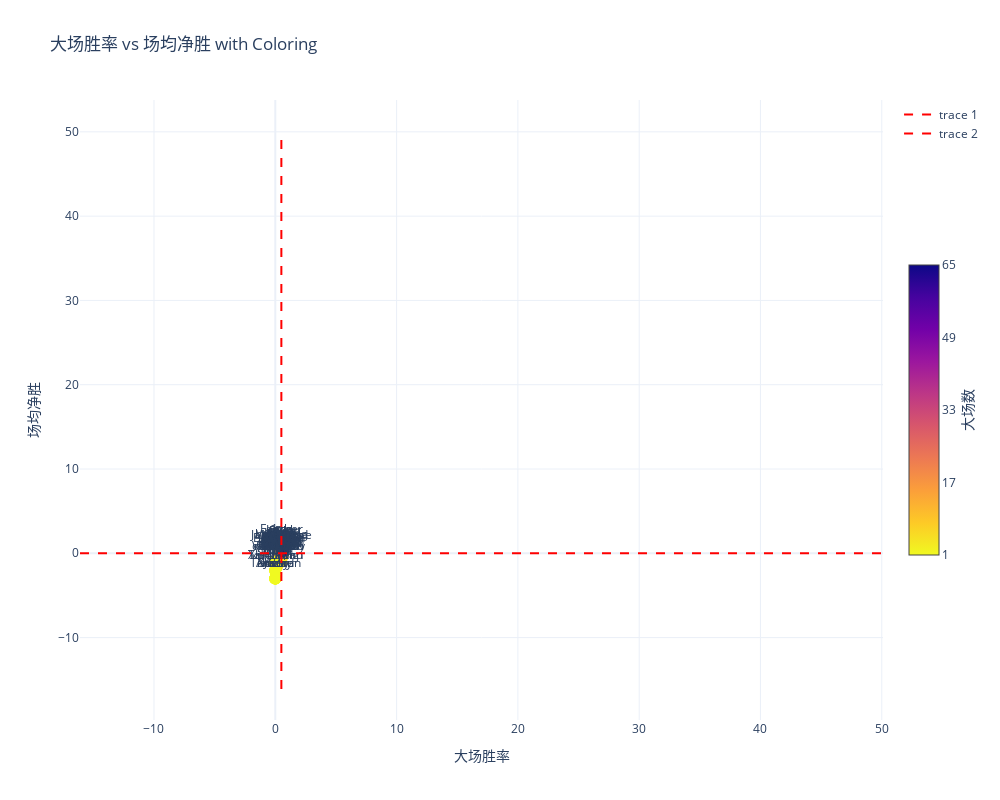

This figure's notebook cell:
### Code cell
# 替换 Y 轴为场均净胜
fig = go.Figure()

fig.add_trace(go.Scatter(
    x=net_win["大场胜率"],
    y=net_win["场均净胜"],
    mode='markers+text',
    text=net_win["姓名"],
    textposition='top center',
    marker=dict(
        size=12,
        color=net_win["大场数"],  # 颜色仍然使用大场胜率
        colorscale='Plasma_r',
        cmin=net_win["大场数"].min(),
        cmax=net_win["大场数"].max(),
        showscale=True,
        colorbar=dict(
            title="大场数",
            titleside='right',
            titlefont=dict(size=14),
            tickvals=np.linspace(net_win["大场数"].min(), net_win["大场数"].max(), 5),
            tickfont=dict(size=12),
            lenmode='fraction',
            len=0.5
        )
    ),
    showlegend=False
))

fig.add_trace(go.Scatter(
    x=[min_range, max_range],  # x values for the diagonal
    y=[0,0],  # y values for the diagonal (same as x for 45 degrees)
    mode='lines',
    line=dict(color='red', dash='dash'),
))


fig.add_trace(go.Scatter(
    x=[0.5,0.5],  # x values for the diagonal
    y=[min_range, max_range],  # y values for the diagonal (same as x for 45 degrees)
    mode='lines',
    line=dict(color='red', dash='dash'),
))


# 更新布局
fig.update_layout(
    title='大场胜率 vs 场均净胜 with Coloring',
    xaxis=dict(title='大场胜率'),
    yaxis=dict(title='场均净胜'),
    template='plotly_white',
    height=800,
    width=1000,
)

fig.show()

### Figure 1 — Plotly figure (JSON) as saved in the notebook; plotly's stock layout.template omitted (floating-point values rounded to 4 significant figures)
{"data": [{"marker": {"cmax": 65, "cmin": 1, "color": [2, 49, 11, 8, 2, 25, 21, 1, 3, 48, 28, 2, 6, 19, 46, 2, 11, 7, 6, 43, 2, 33, 16, 35, 1, 2, 20, 4, 1, 14, 3, 13, 56, 27, 1, 2, 35, 55, 2, 3, 13, 6, 36, 28, 25, 5, 41, 40, 38, 16, 15, 3, 47, 31, 52, 13, 2, 2, 1, 2, 1, 34, 49, 1, 4, 1, 1, 17, 26, 18, 3, 29, 4, 2, 1, 2, 48, 5, 15, 13, 4, 1, 15, 12, 61, 3, 1, 15, 1, 65], "colorbar": {"len": 0.5, "lenmode": "fraction", "tickfont": {"size": 12}, "tickvals": [1, 17, 33, 49, 65], "title": {"font": {"size": 14}, "side": "right", "text": "大场数"}}, "colorscale": [[0, "#f0f921"], [0.1111, "#fdca26"], [0.2222, "#fb9f3a"], [0.3333, "#ed7953"], [0.4444, "#d8576b"], [0.5556, "#bd3786"], [0.6667, "#9c179e"], [0.7778, "#7201a8"], [0.8889, "#46039f"], [1, "#0d0887"]], "showscale": true, "size": 12}, "mode": "markers+text", "showlegend": false, "text": ["1xn", "369", "AKi", "Able", "Ahn", "Ale", "Angel", "Assum", "Beichuan", "Bin", "Breathe", "Burdol", "Care", "Creme", "Crisp", "Croco", "Cryin", "Cube", "Doggo", "Elk", "Feather", "Flandre", "FoFo", "GALA", "H4cker", "Haichao", "Hang", "Heng", "Hery", "Hope", "Hoya", "Iwandy", "JackeyLove", "Jiejie", "Jwei", "Kael", "Kanavi", "Knight", "LP", "Leave", "Leyan", "Life", "Light", "Lwx", "Mark", "Meteor", "Ming", "Missing", "ON", "Photic", "Ppgod", "Qiuqiu", "RooKie", "Ruler", "Scout", "Shanks", "Shaoye", "ShiauC", "Starry", "Stay", "Tangyuan", "Tarzan", "Tian", "Tianzhen", "Ucal", "Vampire", "Vicla", "Wayward", "Wei", "WeiWei", "Wink", "XUN", "Xiaohao", "Xiaolaohu", "Xiaoxu", "YSKM", "Yagao", "Zdz", "Zhuo", "Zika", "deokdam", "glfs", "huanfeng", "jinjiao", "meiko", "milkyway", "neny", "shanji", "xiaofang", "xiaohu"], "textposition": "top center", "type": "scatter", "x": [0.5, 0.6327, 0.3636, 0.25, 0, 0.52, 0.4762, 0, 0.3333, 0.6875, 0.4643, 0.5, 0.3333, 0.3684, 0.6087, 0.5, 0.5455, 0.1429, 0.3333, 0.6047, 0.5, 0.5152, 0.375, 0.5714, 0, 0.5, 0.35, 0.25, 0, 0.5, 0.3333, 0.4615, 0.5357, 0.5556, 0, 0.5, 0.6286, 0.6909, 0, 0.3333, 0.4615, 0.3333, 0.5833, 0.6071, 0.52, 0.4, 0.6585, 0.6, 0.6316, 0.4375, 0.2667, 0, 0.4468, 0.6774, 0.5577, 0.3846, 0.5, 0.5, 0, 0.5, 0, 0.5294, 0.5714, 0, 0.25, 0, 0, 0.5294, 0.6538, 0.4444, 0, 0.6207, 0.5, 0, 0, 0, 0.5417, 0.6, 0.4667, 0.3846, 0.25, 0, 0.5333, 0.5, 0.541, 0.3333, 0, 0.4667, 0, 0.6308], "y": [1, 0.6939, -0.4545, -0.875, -1, -0.04, 0.09524, -3, 0, 0.8125, -0.5714, -0.5, -1, -0.2632, 0.2609, 0, 0.09091, -1.571, -1, 0.3488, 1, 0.1212, -0.5, 0.2, -2, -0.5, -0.6, -0.75, -3, 0, 0, -0.3077, 0.3036, 0.3704, -3, 0, 0.5714, 0.9091, -2, -0.6667, -0.3077, -0.6667, -0.1111, 0.5357, 0.28, -1, 0.5366, 0.3, 0.6579, -0.0625, -0.8667, -1.333, -0.1489, 0.8387, 0.2692, -0.7692, -0.5, 0, -3, 0.5, -2, -0.2059, 0.5306, -3, -0.25, -1, -3, 0.3529, 0.5, -0.2222, -1.333, 0.4828, -1, -2, -3, -1, 0.2083, -0.4, -0.06667, -0.3077, -1, -1, 0.4667, -0.08333, 0.2459, -1, -1, 0.06667, -2, 0.2308]}, {"line": {"color": "red", "dash": "dash"}, "mode": "lines", "type": "scatter", "x": [-16.1, 50.1], "y": [0, 0]}, {"line": {"color": "red", "dash": "dash"}, "mode": "lines", "type": "scatter", "x": [0.5, 0.5], "y": [-16.1, 50.1]}], "layout": {"height": 800, "title": {"text": "大场胜率 vs 场均净胜 with Coloring"}, "width": 1000, "xaxis": {"title": {"text": "大场胜率"}}, "yaxis": {"title": {"text": "场均净胜"}}}}
